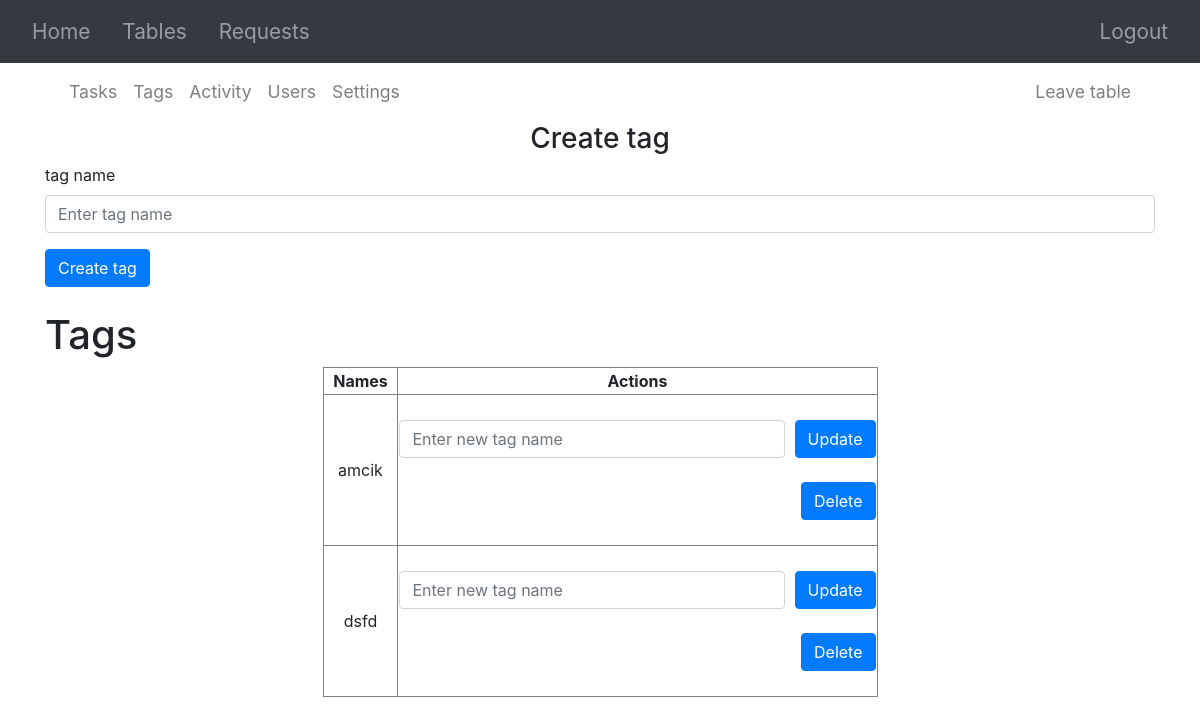
The app's page /tables/1/tags (signed in), older data.
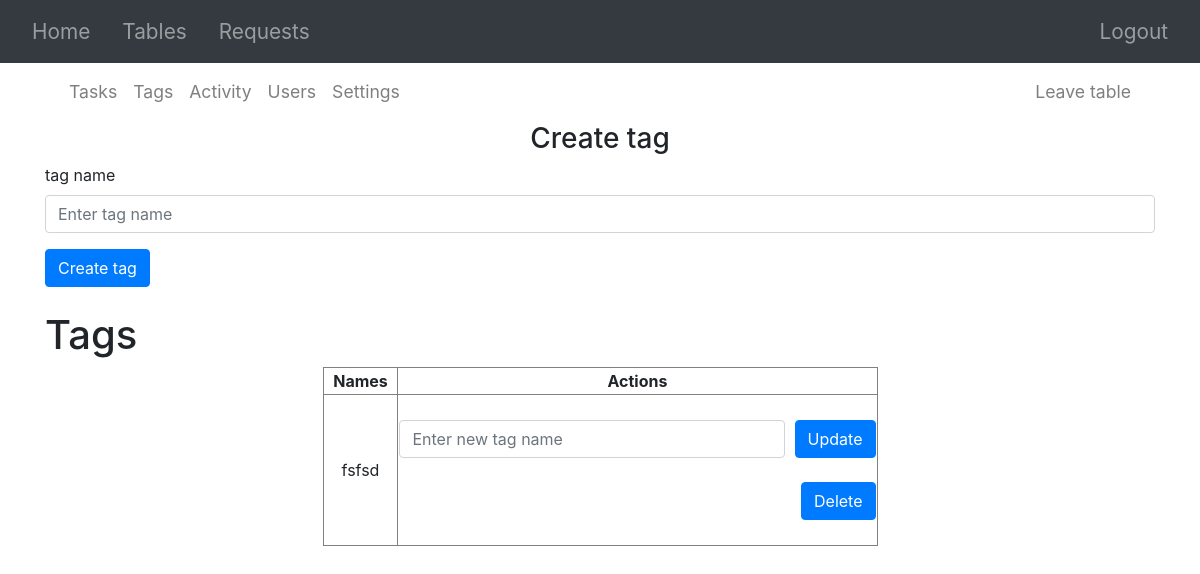
The same page, newer data.
### website/models.py (models this page shows)
class Tag(db.Model):
    id: Mapped[int] = mapped_column(primary_key=True)
    name: Mapped[str] = mapped_column(String(15))
    table_id: Mapped[int] = mapped_column(ForeignKey('table.id'))
    tasks: Mapped[list['Task']] = relationship(back_populates='tag')

### website/routes/tags.py (the view)
@tags_bp.route('/tables/<int:table_id>/tags')
@login_required
def tags(table_id):
    table = db.get_or_404(Table, table_id)
    user_id = current_user.id
    db.get_or_404(UserTable, [user_id, table_id])
    tags = db.get_or_404(Table, table_id).tags
    return render_template('tags.html', user=current_user, table=table, tags=tags)

### website/templates/tags.html (shortened to what this page needs)
{% extends "base.html" %}
{% import "macros.html" as macro %}
{% block content %}
{{ macro.in_table(table) }}
    <form action="/tables/{{ table.id }}/create-tag" method="POST" autocomplete="off">
        <h3 align="center">Create tag</h3>
        <div class="form-group">
          <label for="tag_name">tag name</label>
          <input
            type="text"
            class="form-control"
            id="tag_name"
            name="tag_name"
            placeholder="Enter tag name"
          />
        </div>
        <button type="submit" class="btn btn-primary">Create tag</button>
      </form>
      <br/>
    <h1>Tags</h1>
<table border="1" style="width: 50%; margin: 0 auto; text-align: center; border-collapse: collapse;">
    <thead>
        <th>Names</th>
        <th>Actions</th>
    </thead>
    <tbody>
        {% for tag in tags %}
        <tr>
            <td>{{ tag.name }}</td>
            <td>
                <br/>
                <form action="/tables/{{ table.id }}/update-tag" method="POST" style="display: flex; align-items: left; gap: 10px;" autocomplete="off">
                    <input
                    type="text"
                    class="form-control"
                    id="new_tag_name"
                    name="new_tag_name"
                    placeholder="Enter new tag name"
                    />
                    <button type="submit" class="btn btn-primary" value="{{ tag.id }}" id="tag_id" name="tag_id">Update</button>
                </form>
                <br/>
                <form action="/tables/{{ table.id }}/delete-tag" method="POST" style="display: flex; align-items: center; gap: 10px; justify-content: flex-end;">
                    <button type="submit" class="btn btn-primary" value="{{ tag.id }}" id="tag_id" name="tag_id">Delete</button>
                </form>
                <br/>
            </td>
        </tr>
        {% endfor %}
    </tbody>
</table>
{% endblock %}

### website/templates/base.html (shortened to what this page needs)
<!DOCTYPE html>
<html>
  <head>
    <link
      rel="stylesheet"
      href="https://stackpath.bootstrapcdn.com/bootstrap/4.4.1/css/bootstrap.min.css"
    />
    <link
      rel="stylesheet"
      href="https://stackpath.bootstrapcdn.com/font-awesome/4.7.0/css/font-awesome.min.css"
    />
  </head>
  <body>
    <nav class="navbar navbar-expand-lg navbar-dark bg-dark">
      <div class="collapse navbar-collapse" id="navbar">
        <div class="navbar-nav" >
          {% if user.is_authenticated %}
          <a class="nav-item nav-link px-3" id="home" href="/" style="font-size: 1.3rem;">Home</a>
          <a class="nav-item nav-link px-3" id="tables" href="/tables" style="font-size: 1.3rem;">Tables</a>
          <a class="nav-item nav-link px-3" id="requests" href="/requests" style="font-size: 1.3rem;">Requests</a>
          {% else %}
          <a class="nav-item nav-link px-3" id="login" href="/login" style="font-size: 1.3rem;">Login</a>
          <a class="nav-item nav-link px-3" id="signUp" href="/sign-up" style="font-size: 1.3rem;">Sign Up</a>
          {% endif %}
        </div>
        {% if user.is_authenticated %}
        <div class="navbar-nav ml-auto">
          <a class="nav-item nav-link px-3" id="logout" href="/logout" style="font-size: 1.3rem;">Logout</a>
        </div>
        {% endif %}
      </div>
    </nav>
    <div class="container">{% block content %} {% endblock %}</div>
  </body>
</html>

### website/templates/macros.html (shortened to what this page needs)
{% macro in_table(table)%}
<nav class="navbar navbar-expand-lg navbar-light">
    <div class="collapse navbar-collapse" id="navbar2">
      <div class="navbar-nav" >
        <a class="nav-item nav-link" id="tasks" href="/tables/{{table.id}}" style="font-size: 1.1rem;">Tasks</a>
        <a class="nav-item nav-link" id="tags" href="/tables/{{table.id}}/tags" style="font-size: 1.1rem;">Tags</a>
        <a class="nav-item nav-link" id="activity" href="/tables/{{table.id}}/activity" style="font-size: 1.1rem;">Activity</a>
        <a class="nav-item nav-link" id="users" href="/tables/{{table.id}}/users" style="font-size: 1.1rem;">Users</a>
        <a class="nav-item nav-link" id="settings" href="/tables/{{table.id}}/settings" style="font-size: 1.1rem;">Settings</a>
      </div>
      <div class="navbar-nav ml-auto" >
        <a class="nav-item nav-link" id="endSession" href="/tables" style="font-size: 1.1rem;">Leave table</a>
      </div>
    </div>
  </nav>
{%- endmacro %}

Row changes from the older to the newer data that the page shows:
removed Tag: name "amcik", {{ tag.id }} 2 (drawn)
removed Tag: name "dsfd", {{ tag.id }} 3 (drawn)
added Tag: name "fsfsd", {{ tag.id }} 1 (drawn)
